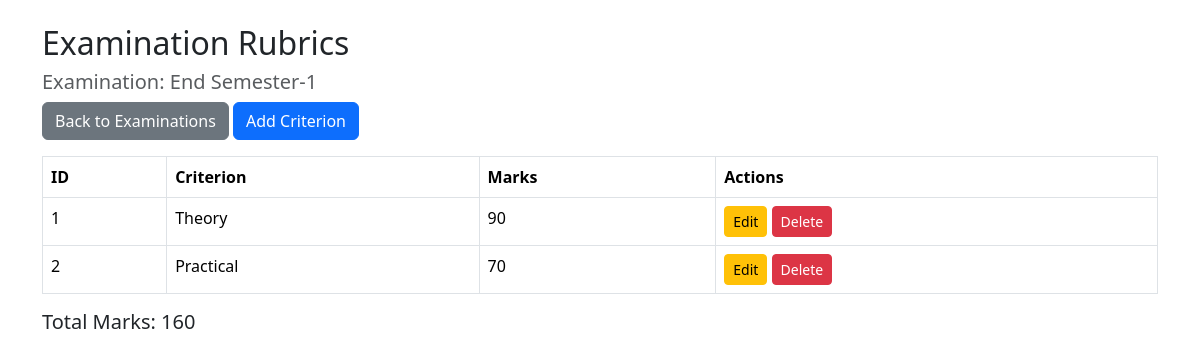
Before: /examination/1/rubrics (signed in) with the older database file.
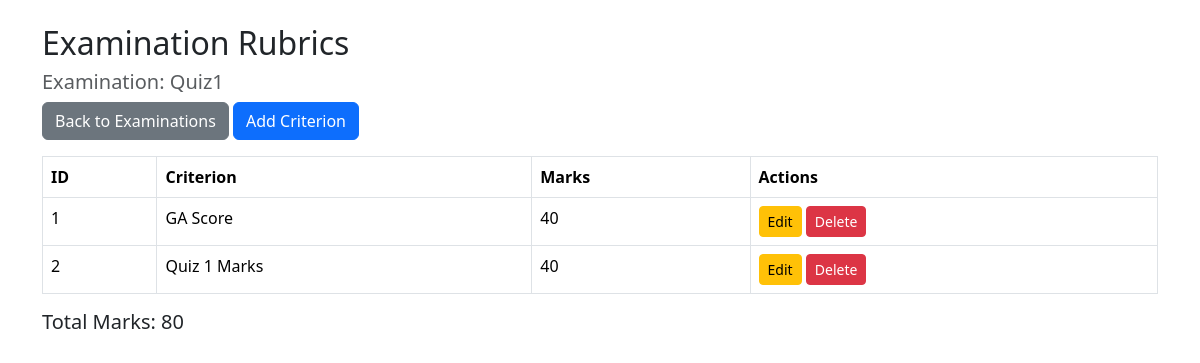
After: the same page with the newer database file.
### models.py (models this page shows, shortened)
class Examination(db.Model):
    id = db.Column(db.Integer, primary_key=True)
    name = db.Column(db.String(100), nullable=False)
    course_id = db.Column(
        db.Integer, db.ForeignKey("course.id"), nullable=False
    )
    status = db.Column(db.String(30), default="Draft")
    slot_creation_start = db.Column(db.String(30))
    slot_creation_end = db.Column(db.String(30))
    slot_creation_open = db.Column(db.Boolean, default=False)
    booking_open = db.Column(db.Boolean, default=False)
    booking_start = db.Column(db.String(30))
    booking_end = db.Column(db.String(30))
    course = db.relationship("Course", backref="examinations")

class ExaminationRubric(db.Model):
    id = db.Column(db.Integer, primary_key=True)
    examination_id = db.Column(
        db.Integer, db.ForeignKey("examination.id"), nullable=False
    )
    criterion = db.Column(db.String(200), nullable=False)
    marks = db.Column(db.Integer, nullable=False)
    examination = db.relationship("Examination", backref="rubrics")

### app.py (the view)
@app.route("/examination/<int:examination_id>/rubrics")
@role_required("Admin")
def manage_rubrics(examination_id):
    examination = Examination.query.get_or_404(examination_id)
    rubrics = ExaminationRubric.query.filter_by(
        examination_id=examination_id
    ).all()
    total_marks = sum(rubric.marks for rubric in rubrics)
    return render_template(
        "rubrics.html",
        examination=examination,
        rubrics=rubrics,
        total_marks=total_marks
    )

### app.py (called while the page is built)
def role_required(required_role):
    def decorator(function):
        @wraps(function)
        def wrapper(*args, **kwargs):
            if "user_id" not in session:
                return redirect(url_for("login"))
            user = User.query.get(session["user_id"])
            if not user.is_active:
                session.clear()
                return redirect(url_for("login"))
            if user is None:
                session.clear()
                return redirect(url_for("login"))
            if user.role != required_role:
                abort(403)
            if user.role == "Examiner" and not user.is_approved:
                session.clear()
                return redirect(url_for("login"))
            return function(*args, **kwargs)
        return wrapper
    return decorator

### templates/rubrics.html (shortened to what this page needs)
<!DOCTYPE html>
<html>
<head>
    <link href="https://cdn.jsdelivr.net/npm/bootstrap@5.3.3/dist/css/bootstrap.min.css"
          rel="stylesheet">
</head>
<body>
<div class="container mt-4">
    <h2>Examination Rubrics</h2>
    <h5 class="text-muted">
        Examination: {{ examination.name }}
    </h5>
    <a href="{{ url_for('examinations') }}"
       class="btn btn-secondary mb-3">
        Back to Examinations
    </a>
    <a href="{{ url_for('add_rubric', examination_id=examination.id) }}"
       class="btn btn-primary mb-3">
        Add Criterion
    </a>
    <table class="table table-bordered">
        <thead>
            <tr>
                <th>ID</th>
                <th>Criterion</th>
                <th>Marks</th>
                <th>Actions</th>
            </tr>
        </thead>
        <tbody>
            {% for rubric in rubrics %}
            <tr>
                <td>{{ rubric.id }}</td>
                <td>{{ rubric.criterion }}</td>
                <td>{{ rubric.marks }}</td>
                <td>
                    <a href="{{ url_for('edit_rubric',
                                        rubric_id=rubric.id) }}"
                       class="btn btn-warning btn-sm">
                        Edit
                    </a>
                    <form action="{{ url_for('delete_rubric',
                                             rubric_id=rubric.id) }}"
                          method="POST"
                          style="display:inline;">
                        <button type="submit"
                                class="btn btn-danger btn-sm">
                            Delete
                        </button>
                    </form>
                </td>
            </tr>
            {% else %}
            <tr>
                <td colspan="4" class="text-center">
                    No evaluation criteria added yet.
                </td>
            </tr>
            {% endfor %}
        </tbody>
    </table>
    <h5>Total Marks: {{ total_marks }}</h5>
</div>
</body>
</html>

Changed rows visible on the page:
changed Examination: name "End Semester-1" → "Quiz1"
changed ExaminationRubric id 1: criterion "Theory" → "GA Score"; marks "90" → "40"
changed ExaminationRubric id 2: criterion "Practical" → "Quiz 1 Marks"; marks "70" → "40"
Other visible differences:
{{ total_marks }}: "160" → "80"
